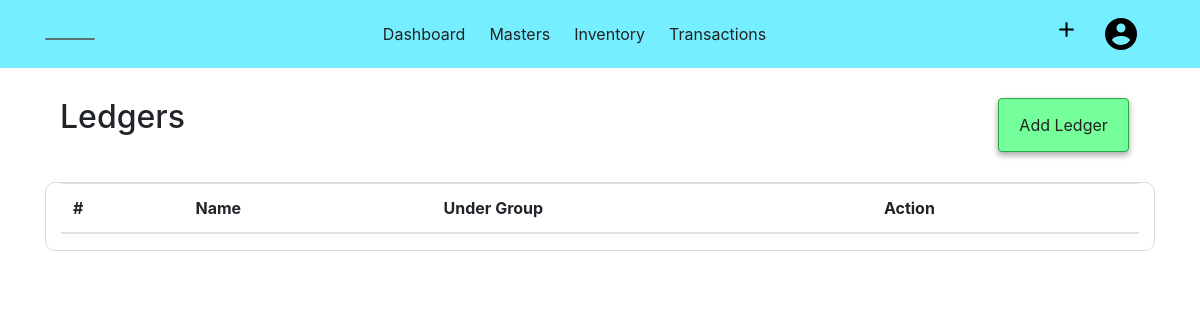
Before: /ledgers (signed in) with the older database file.
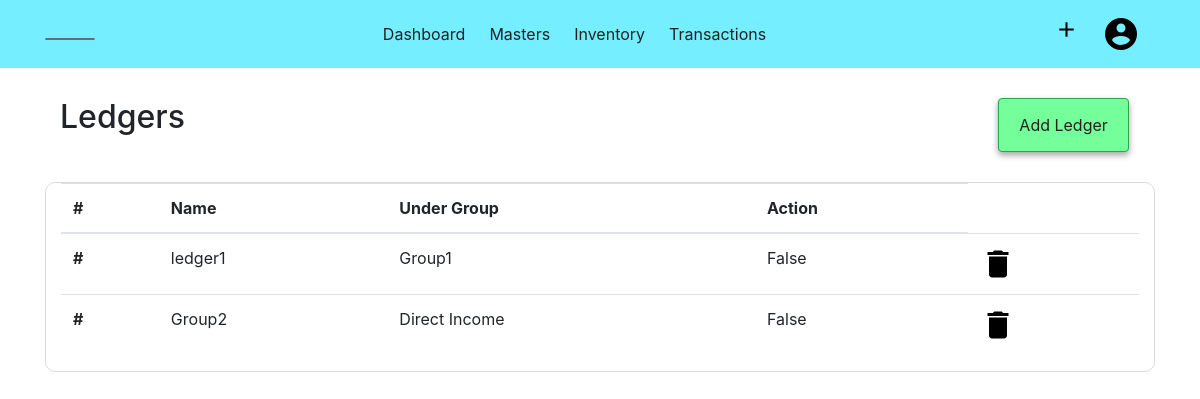
After: the same page with the newer database file.
### acsystem/models.py (models this page shows, shortened)
class Ledger(db.Model):
    id = db.Column(db.Integer, primary_key=True)
    name = db.Column(db.String(40), nullable=False)
    affectinventory = db.Column(db.Boolean)
    undername = db.Column(db.String(40))
    under = db.Column(db.Integer, db.ForeignKey('group.id', ondelete="CASCADE"), nullable=False)
    company_id = db.Column(db.Integer, db.ForeignKey('company.id', ondelete="CASCADE"), nullable=False)

### acsystem/groupledger/routes.py (the view, shortened to what this page needs)
@groupledgers.route('/ledgers', methods=['GET','POST'])
@login_required
def ledger():
    if current_user.activecompany == 0:
        flash(f"No Company is Activated! ","warning")
        return redirect(url_for('company.companies'))
    form = LedgerForm()
    form.under.choices+= [(str(fixedgroup.name), fixedgroup.name) for fixedgroup in FixedGroup.query.all()]
    form.under.choices+= [(str(group.name), group.name) for group in Group.query.filter_by(company_id = current_user.activecompany).all()]
    ledgers = Ledger.query.filter_by(company_id = current_user.activecompany).all()
    return render_template('groupledger/showledgers.html', title="Ledgers", form=form, ledgers = ledgers )

### acsystem/models.py (called while the page is built)
@login_manager.user_loader
def load_user(user_id):
    return User.query.get(int(user_id))

### acsystem/templates/groupledger/showledgers.html (shortened to what this page needs)
{% from "renderfield.html" import render_field, render_doublefield %}
{% extends "layout.html"%}
{% block content %}
<div class="container">
    <div class="container-fluid">
        <h2 class="float-left">Ledgers</h2>
        <ul class="nav justify-content-end">
            <li class="btn btn-success">
                <a class="nav-link" data-toggle="modal" data-target="#createledger">Add Ledger</a>
            </li>
        </ul>
    </div>
    <div class="container-fluid" style="border:1px solid rgb(218, 218, 218); border-radius:10px;">
        <table class="table table-hover">
            <thead>
                <tr>
                    <th scope="col">#</th>
                    <th scope="col">Name</th>
                    <th scope="col">Under Group</th>
                    <th scope="col">Action</th>
                </tr>
            </thead>
            <tbody>
                {% for ledger in ledgers %}
                <tr>
                    <th scope="row">#</th>
                    <td>{{ ledger.name }}</td>
                    <td>{{ ledger.undername }}</td>
                    <td>{{ ledger.affectinventory }}</td>
                    <td  class="deletelgr" >
                        <img style="cursor:pointer;" data-toggle="modal" data-target="#deleteledger" src="{{ url_for('static',filename='images/delete.png') }}" alt="Delete">
                    </td>
                {% endfor %}
            </tbody>
        </table>
    </div>
</div>
{% endblock content %}

### acsystem/templates/layout.html (shortened to what this page needs)
{% extends "header.html" %}
{% block body %}
<nav class="navbar navbar-expand-lg">
    <div class="container">
        <ul class="navbar-nav">
            <li>
                {% if activecomp %}
                <a class="navbar-brand" href="{{ url_for('company.companies') }}">{{ activecomp.companyname }} </a>
                {% else %}
                <a class="navbar-brand" href="{{ url_for('company.companies') }}">Select Company </a>
                {% endif %}
            </li>
        </ul>
        <ul class="navbar-nav">
            <li class="nav-item">
                <a class="nav-link" href="{{ url_for('users.dashboard')}}">Dashboard</a>
            </li>
            <li class="nav-item dropdown">
                <a class="nav-link dropdown-toggle" href="#" id="drop1" data-toggle="dropdown">
                    Masters
                </a>
            </li>
            <li class="nav-item dropdown">
                <a class="nav-link dropdown-toggle" href="#" id="drop2" data-toggle="dropdown">
                    Inventory
                </a>
            </li>
            <li class="nav-item dropdown">
                <a class="nav-link dropdown-toggle" href="#" id="drop2" data-toggle="dropdown">
                    Transactions
                </a>
            </li>
        </ul>
        <ul class="navbar-nav">
            <li class="nav-item dropdown">
                <a class="nav-link dropdown-toggle" href="#" id="dropadd" data-toggle="dropdown">
                    <img src="{{url_for('static', filename='images/add.png')}}" alt="+" width="25px;"></a>
            </li>
            <li class="nav-item dropdown">
                <a class="nav-link dropdown-toggle" href="#" id="dropaccount" data-toggle="dropdown">
                    <img src="{{ url_for('static', filename='images/user.png')}}" alt="Account">
                </a>
            </li>
        </ul>
    </div>
</nav>
    {% block content%} {% endblock %}
{% endblock %}

### acsystem/templates/header.html (shortened to what this page needs)
<!DOCTYPE html>
<html lang="en">
<head>
    <link rel="stylesheet" href="{{url_for('static', filename='bootstrap.css')}}">
    <link rel="stylesheet" href="{{url_for('static', filename='main.css')}}">
    <link rel="stylesheet" href="{{url_for('static', filename='style.css')}}">
    <link rel="stylesheet" href="https:/cdnjs.cloudflare.com/ajax/libs/toastr.js/latest/toastr.min.css">
</head>
<body>
        {% block body%} {% endblock %}
</body>
</html>

### acsystem/static/main.css (style rules this page uses)
a { color: rgb(34, 34, 34) !important; }

### acsystem/static/style.css (style rules this page uses)
.btn { -webkit-box-shadow: 0 3px 6px rgba(0, 0, 0, 0.16), 0 3px 6px rgba(0, 0, 0, 0.23); box-shadow: 0 3px 6px rgba(0, 0, 0, 0.16), 0 3px 6px rgba(0, 0, 0, 0.23); }
.dropdown ::after { display: none !important; }
.navbar-brand { color: rgba(0, 0, 0, 0.822); border: 1px solid rgba(83, 83, 83, 0.8); border-radius: 30px; padding: 0 1.5rem; }
.nav-item { display: block; padding-right: .5rem; }
.navbar-nav { -webkit-box-orient: horizontal !important; -webkit-box-direction: normal !important; -ms-flex-direction: row !important; flex-direction: row !important; }
.nav-link { color: rgba(12, 12, 12, 0.76); padding: .5rem !important; }
.navbar { background-color: #75efff; }
.btn { margin: 0 .7rem; }
.btn-success { background-color: #75ff9b !important; }
.container-fluid { margin-top: 30px !important; }

Changed rows visible on the page:
added Ledger: name "ledger1", undername "Group1", affectinventory "False"
added Ledger: name "Group2", undername "Direct Income", affectinventory "False"
